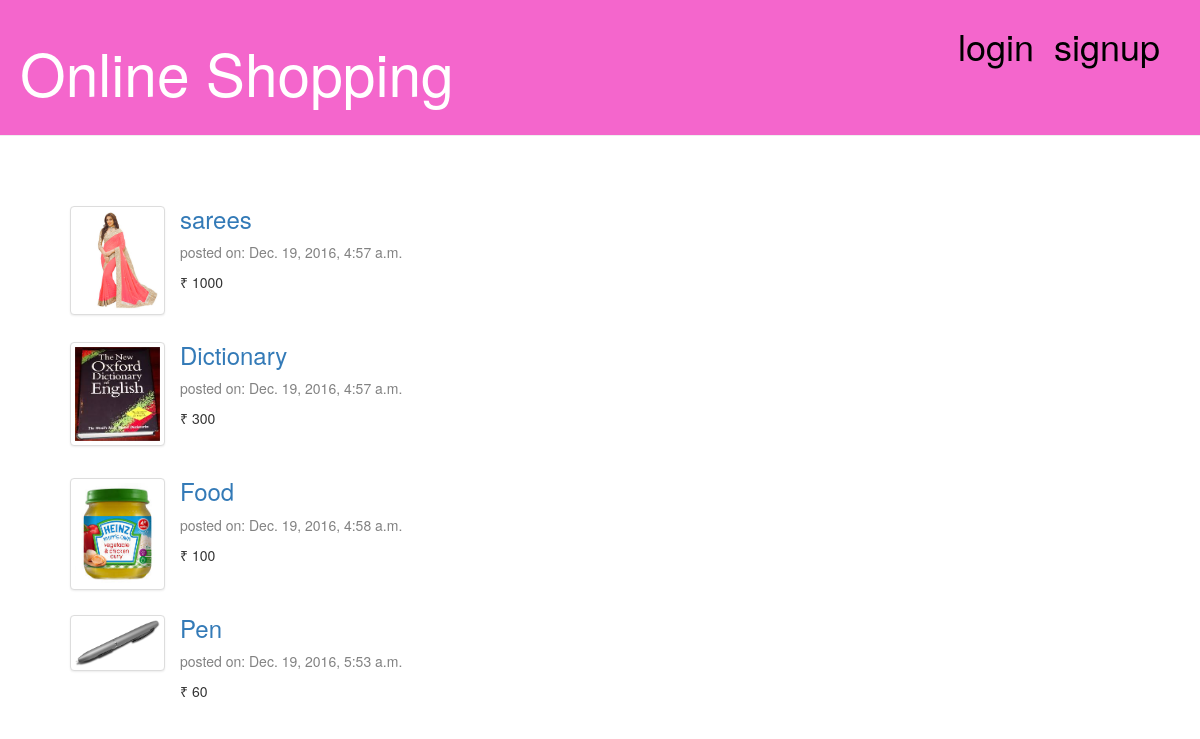
The page / on the database its author committed.
### blog/models.py (models this page shows, shortened)
class Post(models.Model):
    author = models.ForeignKey('auth.User')
    title = models.CharField(max_length=200)
    seller_name = models.CharField(max_length=100)
    item_cost = models.CharField(max_length=20)
    product_description = models.TextField()
    image = models.ImageField(upload_to='media/img')
    created_date = models.DateTimeField(
            default=timezone.now)
    published_date = models.DateTimeField(
            blank=True, null=True)

### blog/views.py (the view)
# urls.py: url(r'^$', views.post_list, name='post_list'),
def post_list(request):
    posts = Post.objects.filter(published_date__lte=timezone.now()).order_by('published_date')
    return render(request, 'blog/post_list.html', {'posts': posts})

### blog/templates/blog/post_list.html
{% extends 'blog/base.html' %}
{% block content %}
    {% for post in posts %}
        <div class="post">
             <div class="col-sm-4 col-lg-2">
                <div class="thumbnail">
                    <img src="{{ post.image.url }}">
                </div>
            </div>
            <h3><a href="{% url 'post_detail' pk=post.pk %}">{{ post.title }}</a></h3>
            <div class="date">
                <p>posted on: {{ post.published_date }}</p>
            </div>
            <p>₹ {{post.item_cost}}</p>
        </div>
    {% endfor %}
{% endblock content %}

### blog/templates/blog/base.html (shortened to what this page needs)
{% load staticfiles %}
<html>
    <head>
    </head>
    <body>
        <link rel="stylesheet" href="//maxcdn.bootstrapcdn.com/bootstrap/3.2.0/css/bootstrap.min.css">
        <link rel="stylesheet" href="//maxcdn.bootstrapcdn.com/bootstrap/3.2.0/css/bootstrap-theme.min.css">
        <link rel="stylesheet" href="{% static 'css/blog.css' %}">
        <div>
	 <div class="page-header">
	    {% if user.is_authenticated %}
	     <a href="{% url 'logout' %}" class="top-menu">logout</span></a>
	     <p class="top-menu">Hello {{ user.username }},</p>
            <a href="{% url 'post_new' %}" class="top-menu"><span class="glyphicon glyphicon-plus"></span></a>
	     <a href="{% url 'post_draft_list' %}" class="top-menu"><span class="glyphicon glyphicon-edit"></span></a>
	       {% else %}
                <a href="{% url 'register' %}" class="top-menu">signup</span></a>
                <a href="{% url 'login' %}" class="top-menu">login</span></a>
	     {% endif %}
        <h1><a href="/">Online Shopping</a></h1>
	</div>
<div class="content container">
    <div class="row">
        <div class="col-md-8">
            {% block content %}
            {% endblock %}
        </div>
    </div>
</div>
    </body>
</html>

### blog/static/css/blog.css (style rules this page uses)
.page-header { background-color:#f466cc; margin-top: 0; padding: 20px 20px 20px 20px; }
.page-header h1, .page-header h1 a, .page-header h1 a:visited, .page-header h1 a:active { color: #FFFFFF; font-size: 44pt; text-decoration: none; }
.content { margin-left: 40px; }
.date { color: #828282; }
.top-menu, .top-menu:hover, .top-menu:visited { color: #000000; float: right; font-size:27pt; margin-right: 20px; }
.post { margin-top: 50px; }

### rows shown on the page
Post: image (picture), title "sarees", published_date "Dec. 19, 2016, 4:57 a.m.", item_cost "1000"
Post: image (picture), title "Dictionary", published_date "Dec. 19, 2016, 4:57 a.m.", item_cost "300"
Post: image (picture), title "Food", published_date "Dec. 19, 2016, 4:58 a.m.", item_cost "100"
Post: image (picture), title "Pen", published_date "Dec. 19, 2016, 5:53 a.m.", item_cost "60"
